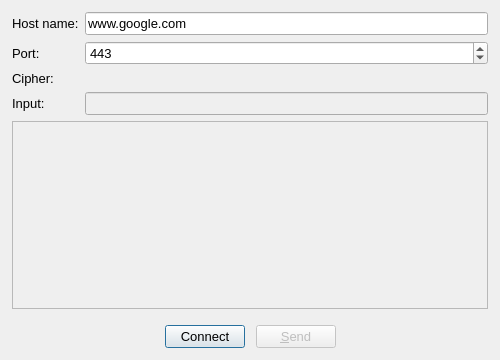
<?xml version="1.0" encoding="UTF-8"?>
<ui version="4.0">
 <class>Ssl_Client</class>
 <widget class="QWidget" name="Ssl_Client">
  <property name="geometry">
   <rect>
    <x>0</x>
    <y>0</y>
    <width>500</width>
    <height>360</height>
   </rect>
  </property>
  <property name="minimumSize">
   <size>
    <width>500</width>
    <height>0</height>
   </size>
  </property>
  <property name="windowTitle">
   <string>Secure Socket Client</string>
  </property>
  <layout class="QGridLayout" name="gridLayout">
   <property name="leftMargin">
    <number>12</number>
   </property>
   <property name="topMargin">
    <number>12</number>
   </property>
   <property name="rightMargin">
    <number>12</number>
   </property>
   <property name="bottomMargin">
    <number>12</number>
   </property>
   <item row="0" column="0" colspan="2">
    <layout class="QGridLayout" columnstretch="0,1,0">
     <item row="0" column="0">
      <widget class="QLabel" name="hostNameLabel">
       <property name="font">
        <font>
         <pointsize>10</pointsize>
        </font>
       </property>
       <property name="text">
        <string>Host name:</string>
       </property>
      </widget>
     </item>
     <item row="1" column="0">
      <widget class="QLabel" name="portLabel">
       <property name="font">
        <font>
         <pointsize>10</pointsize>
        </font>
       </property>
       <property name="text">
        <string>Port:</string>
       </property>
      </widget>
     </item>
     <item row="2" column="1" colspan="2">
      <widget class="QLabel" name="cipherLabel">
       <property name="font">
        <font>
         <pointsize>10</pointsize>
        </font>
       </property>
       <property name="text">
        <string>&lt;none&gt;</string>
       </property>
       <property name="wordWrap">
        <bool>true</bool>
       </property>
      </widget>
     </item>
     <item row="2" column="0">
      <widget class="QLabel" name="cipherText">
       <property name="font">
        <font>
         <pointsize>10</pointsize>
        </font>
       </property>
       <property name="text">
        <string>Cipher:</string>
       </property>
       <property name="wordWrap">
        <bool>true</bool>
       </property>
      </widget>
     </item>
     <item row="0" column="1" colspan="2">
      <widget class="QLineEdit" name="hostNameEdit">
       <property name="font">
        <font>
         <pointsize>10</pointsize>
        </font>
       </property>
       <property name="text">
        <string>www.google.com</string>
       </property>
      </widget>
     </item>
     <item row="3" column="1" colspan="2">
      <widget class="QLineEdit" name="sessionInput">
       <property name="enabled">
        <bool>false</bool>
       </property>
       <property name="font">
        <font>
         <pointsize>10</pointsize>
        </font>
       </property>
      </widget>
     </item>
     <item row="1" column="1" colspan="2">
      <widget class="QSpinBox" name="portBox">
       <property name="font">
        <font>
         <pointsize>10</pointsize>
        </font>
       </property>
       <property name="minimum">
        <number>1</number>
       </property>
       <property name="maximum">
        <number>65535</number>
       </property>
       <property name="value">
        <number>443</number>
       </property>
      </widget>
     </item>
     <item row="3" column="0">
      <widget class="QLabel" name="sessionInputLabel">
       <property name="font">
        <font>
         <pointsize>10</pointsize>
        </font>
       </property>
       <property name="text">
        <string>Input:</string>
       </property>
      </widget>
     </item>
    </layout>
   </item>
   <item row="4" column="0" colspan="2">
    <layout class="QHBoxLayout">
     <item>
      <spacer name="horizontalSpacer_2">
       <property name="orientation">
        <enum>Qt::Horizontal</enum>
       </property>
       <property name="sizeHint" stdset="0">
        <size>
         <width>40</width>
         <height>20</height>
        </size>
       </property>
      </spacer>
     </item>
     <item>
      <widget class="QPushButton" name="connectButton">
       <property name="enabled">
        <bool>true</bool>
       </property>
       <property name="sizePolicy">
        <sizepolicy hsizetype="Preferred" vsizetype="Fixed">
         <horstretch>0</horstretch>
         <verstretch>0</verstretch>
        </sizepolicy>
       </property>
       <property name="font">
        <font>
         <pointsize>10</pointsize>
        </font>
       </property>
       <property name="text">
        <string>Connect</string>
       </property>
       <property name="default">
        <bool>true</bool>
       </property>
      </widget>
     </item>
     <item>
      <spacer name="horizontalSpacer_3">
       <property name="orientation">
        <enum>Qt::Horizontal</enum>
       </property>
       <property name="sizeType">
        <enum>QSizePolicy::Fixed</enum>
       </property>
       <property name="sizeHint" stdset="0">
        <size>
         <width>5</width>
         <height>20</height>
        </size>
       </property>
      </spacer>
     </item>
     <item>
      <widget class="QPushButton" name="sendButton">
       <property name="enabled">
        <bool>false</bool>
       </property>
       <property name="font">
        <font>
         <pointsize>10</pointsize>
        </font>
       </property>
       <property name="focusPolicy">
        <enum>Qt::TabFocus</enum>
       </property>
       <property name="text">
        <string>&amp;Send</string>
       </property>
       <property name="default">
        <bool>true</bool>
       </property>
      </widget>
     </item>
     <item>
      <spacer name="horizontalSpacer">
       <property name="orientation">
        <enum>Qt::Horizontal</enum>
       </property>
       <property name="sizeHint" stdset="0">
        <size>
         <width>40</width>
         <height>20</height>
        </size>
       </property>
      </spacer>
     </item>
    </layout>
   </item>
   <item row="2" column="0" colspan="2">
    <widget class="QTextEdit" name="sessionOutput">
     <property name="enabled">
      <bool>false</bool>
     </property>
     <property name="font">
      <font>
       <pointsize>10</pointsize>
      </font>
     </property>
     <property name="focusPolicy">
      <enum>Qt::StrongFocus</enum>
     </property>
     <property name="readOnly">
      <bool>true</bool>
     </property>
     <property name="html">
      <string>&lt;!DOCTYPE HTML PUBLIC &quot;-//W3C//DTD HTML 4.0//EN&quot; &quot;http://www.w3.org/TR/REC-html40/strict.dtd&quot;&gt;
&lt;html&gt;&lt;head&gt;&lt;meta name=&quot;qrichtext&quot; content=&quot;1&quot; /&gt;&lt;style type=&quot;text/css&quot;&gt;
p, li { white-space: pre-wrap; }
&lt;/style&gt;&lt;/head&gt;&lt;body style=&quot; font-family:'MS Shell Dlg 2'; font-size:10pt; font-weight:400; font-style:normal;&quot;&gt;
&lt;p style=&quot;-qt-paragraph-type:empty; margin-top:0px; margin-bottom:0px; margin-left:0px; margin-right:0px; -qt-block-indent:0; text-indent:0px; font-family:'Sans Serif'; font-size:9pt;&quot;&gt;&lt;br /&gt;&lt;/p&gt;&lt;/body&gt;&lt;/html&gt;</string>
     </property>
    </widget>
   </item>
   <item row="3" column="0">
    <spacer name="verticalSpacer">
     <property name="orientation">
      <enum>Qt::Vertical</enum>
     </property>
     <property name="sizeType">
      <enum>QSizePolicy::Fixed</enum>
     </property>
     <property name="sizeHint" stdset="0">
      <size>
       <width>20</width>
       <height>10</height>
      </size>
     </property>
    </spacer>
   </item>
  </layout>
 </widget>
 <resources/>
 <connections/>
</ui>
